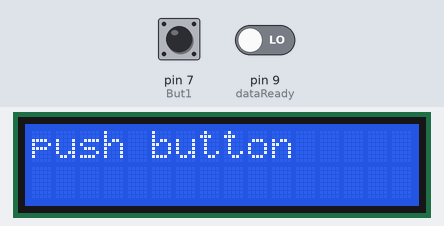
Bench run of a sketch on a simulated Arduino Uno, built with avr-gcc and run on an emulated ATmega328P. Shown: 16×2 character LCD. The inputs (shaded band) are chosen by the test bench; at power-on: pin 7 (But1) HIGH, pin 9 (dataReady) LOW.

Above: at 1.5 s.
1.6 s: pin 7 (But1) pulled LOW for 0.15 s
At 2.0 s:
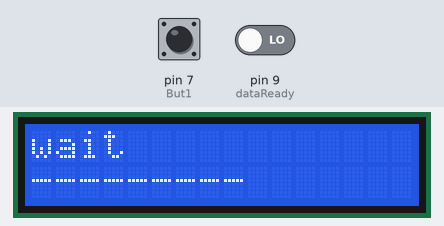
3.2 s: pin 9 (dataReady) driven HIGH
At 6.7 s:
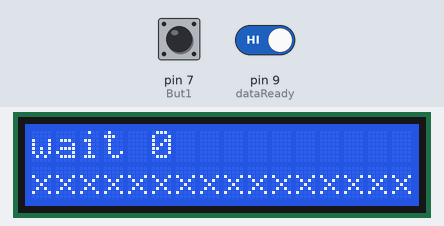
6.8 s: pin 9 (dataReady) driven HIGH
9.1 s: pin 7 (But1) pulled LOW for 3.2 s
At 9.7 s:
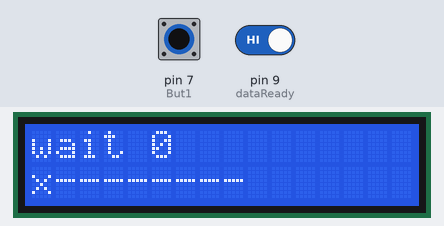
Timing chart, 0 to 12.1 s (numbered marks = the images above; inputs shaded):
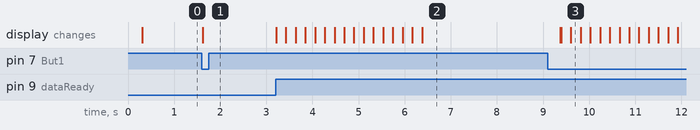

The sketch:

AD7714_for_arduino_UNO.ino
```cpp
/* Hardware Connections AD7714 <--> Arduino
PIN 1 -> SCLK : external clock SPI Arduino <-----> Arduino Digital 13
PIN 2 -> MCLK IN : 1 MHz by crystal (input)
PIN 3 -> MCLK OUT : 1 MHz (output)
PIN 4 -> POL = 0: first transition of the serial clock in a data transfer operation is from a low to a high
PIN 5 -> (SYNC) = 1 : synchronization of the digital filters and analog modulators
PIN 6 -> (RESET) : Reset (PIN 30) Arduino <-----> Arduino Digital 8
PIN 7/8/9/10 -> AIN1/AIN2/AIN3/AIN4 : Analog Input Channel
PIN 11 -> (STANDBY) = 1 : disable Standby
PIN 12 -> AVdd = 3.3 V
PIN 13 -> BUFFER = 0 : analog input is shorted out
PIN 14 -> REF IN(-) = AGND : negative input of the differential reference input
PIN 15 -> REF IN(+) = AVdd/2 : positive input of the differential reference input
PIN 16/17 -> AIN5/AIN6 : Analog Input Channel
PIN 18 -> AGND = GND
PIN 19 -> (CS) : chip select SPI (PIN 52) Arduino <-----> Arduino Digital 10
PIN 20 -> (DRDY) : logic input of the AD7714 <-----> Arduino Digital 9
PIN 21 -> DOUT : serial data output, MISO SPI Arduino <-----> Arduino Digital 12
PIN 22 -> DIN : serial data input, MOSI SPI Arduino <-----> Arduino Digital 11
PIN 23 -> DVdd = 3.3 V
PIN 24 -> DGND = GND
*/
/* Hardware Connections Arduino <--> AD7714,74HC14,ADM3202,1602 I2C
Arduino Digital 7 <-----> SW
Arduino Digital 8 <-----> AD7714 PIN 6 (RESET)
Arduino Digital 9 <-----> AD7714 PIN 20 (DRDY) : logic input of the AD7714
Arduino Digital 10 <-----> AD7714 PIN 19 (CS) : chip select SPI
Arduino Digital 11 <-----> AD7714 PIN 22 (DIN) : serial data input, MOSI SPI Arduino
Arduino Digital 12 <-----> AD7714 PIN 21 (DOUT) : serial data output, MISO SPI Arduino
Arduino Digital 13 <-----> AD7714 PIN 1 (SCLK) : external clock SPI Arduino
Arduino Digital SDA <-----> 1602 I2C PIN 3 (SDA)
Arduino Digital SCL <-----> 1602 I2C PIN 4 (SCL)
3.3V <-----> AD7714,74HC14,ADM3202
5V <-----> AD780, 1602 I2C
*/

// SPI library
#include <SPI.h>
#include <LiquidCrystal_I2C.h>
LiquidCrystal_I2C lcd(0x27,16,2); // set the LCD address to 0x27 for a 16 chars and 2 line display

// define channels AD7714
#define CH0 0x00 // Pseudo Differential AIN1 - AIN6
#define CH1 0x01 // Pseudo Differential AIN2 - AIN6
#define CH2 0x02 // Pseudo Differential AIN3 - AIN6
#define CH3 0x03 // Pseudo Differential AIN4 - AIN6
#define CH4 0x04 // Fully Differential AIN1 - AIN2
#define CH5 0x05 // Fully Differential AIN3 - AIN4
#define CH6 0x06 // Fully Differential AIN5 - AIN6
#define CH7 0x07 // Test Mode AIN6 - AIN6

// define Registers
#define CoRg 0 // Communication Register
#define MoRg 1 // Mode Register
#define FHRg 2 // Filter High Register
#define FLRg 3 // Filter Low Register
#define DtRg 5 // Data Register
#define ZCRg 6  // Zero-scale Calibration Register
#define FCRg 7  // Full-scale Calibration Register

// define Calibration
#define SlfCali 1 // Self calibration
#define ZeScCali 2 // Zero scale calibration
#define FlScCali 3 // Full scale calibration
#define SOCali 4 // System ofset calibration

// define Gain
#define Gain1 0 // Data Register
/* 0 -> x1
   1 -> x2
   2 -> x4
   3 -> x8
   4 -> x16
   5 -> x32
   6 -> x64
   7 -> x128
 */

#define CRr 0x08 //Controll Register read mode mask

//bipolar or unipolar  FHreg: B/U W/L BST ZERO    FS11 FS10 FS9 FS8
byte Bip=0x20;
byte Unip=0xa0;
byte ADpolar=0;

// constants and variables:
const int dataReady = 9; //pin number as DRDY
//const int DataRead = 7; //pin number as a hard switch for the data read
const int CS = 10;  //pin number as Chip select
const int RESET = 8;  //pin number Reset
const int But1 = 7;  //pin number for the button1

byte ain;  //input pin

bool bits24 = false; // is dataregister configured for 24bits?

byte FHhi;  // high bits of the filter High register

//12bit filter value
int filt=0;
byte filtFH=0;
byte filtFL=0;

// voltage value
float BaseV=0.0;
float RefV=0.0;  //Reference Voltage
unsigned long DatV=0;
float ResultV=0.0;

void setup() {
//program parameter
  ADpolar=Bip;  //bipolar mode(Bip) or unipolar mode(Unip)
  RefV=2.489;  //Reference Voltage 2.492
//  RefV=1.2;  //Reference Voltage
  bits24 = 1; //1(24bit) or 0(16bit) (AD rate)
  filt=1953;
//  filt=781;
//  filt=312;
  /* 19~4000 value of the filter (input to FS11~FS0 bit of the filter high/low registar)
  Filter First Notch =(Fclkin/128)/code   :Fclkin=1MHz
  filt(code)=1953 -> FFN=4Hz
  filt(code)=781 -> FFN=10Hz
  filt(code)=312 -> FFN=25Hz
  */
  ain = CH4;
/* CH0-CH7 as follows
 CH0 Pseudo Differential AIN1 - AIN6
 CH1 Pseudo Differential AIN2 - AIN6
 CH2 Pseudo Differential AIN3 - AIN6
 CH3 Pseudo Differential AIN4 - AIN6
 CH4 Fully Differential AIN1 - AIN2
 CH5 Fully Differential AIN3 - AIN4
 CH6 Fully Differential AIN5 - AIN6
 CH7 Test Mode AIN6 - AIN6
*/
  if(bits24){
    BaseV=RefV*1000000/16777215; // to makes the calculation simple
    FHhi=ADpolar|0x40;
  } else {
    BaseV=RefV*1000000/65535; // to makes the calculation simple
    FHhi=ADpolar;
  }

  // -------- LCD initialization
  lcd.init(); // initialize the lcd
  lcd.init();
  lcd.backlight();
  lcd.begin(16, 2);
  lcd.clear();
  lcd.setCursor(0, 1);

  // -------- SPI initialization
  pinMode(CS, OUTPUT);  // Set the SS pin as an output
  digitalWrite(CS, HIGH);  // Set the SS pin HIGH
  SPI.begin();  // Begin SPI hardware
  SPI.setBitOrder(MSBFIRST);
  SPI.setClockDivider(210);  // Slow down SPI clock
  SPI.setDataMode(SPI_MODE3);

  // initalize the  data ready and chip select pins:
  pinMode(dataReady, INPUT);
//  pinMode(DataRead, INPUT_PULLUP);
  pinMode(RESET, OUTPUT);
  pinMode(But1, INPUT_PULLUP);

  // calculate the filter value
  for(byte i=0;i<4;i++){
    if((filt>>(11-i)&1)==1){
      filtFH=filtFH|(B00000001<<(3-i));
    }
  }
  for(byte i=0;i<8;i++){
    if((filt>>(7-i)&1)==1){
      filtFL=filtFL|(B00000001<<(7-i));
    }
  }
                            ResetRoutine();
                            InitRoutine();
  lcd.setCursor(0,0);
  lcd.print("push button");
}

void ResetRoutine(){
  digitalWrite(RESET, LOW);
  delay(100);
  digitalWrite(RESET, HIGH);
  digitalWrite(CS, LOW);
}

void InitRoutine(){
  writeByteRegister(FHRg, FHhi|filtFH);  //set the filterHigh registar
  writeByteRegister(FLRg, filtFL);  //set the filterLow registar

  writeByteRegister(MoRg, (SlfCali<<5)|(Gain1<<2));  //Self Calibration
  while(digitalRead(dataReady)); //
}

byte writeByteRegister( byte reg, byte value){ // only valid for 8 bit registers 0:Communication reg, 1:Mode reg, 2:Filter high, 3:Filter low, 4:Test reg
  byte result = 0;
  if (reg<5) { // byte registers
    byte cmd = 0; // a place to build the correct comm reg value.
    cmd = (reg<< 4); // set the correct RS2..RS0 bits of COMM register. Shift 4-7bit to 0-3bit.
    if(reg==0) { // update global ain Value
      ain = value &7;  //mask for the channel select(CH0-CH8..refer to top of this code)
    }
    cmd = cmd | ain; // keep the analog mux what it was previously configured as.
    byte stat = SPI.transfer(cmd); // actually send the cmd and read the current status
    if(reg!=0){ // actually send the value to reg
      byte unk = SPI.transfer(value);
//      if(reg==2) bits24=(value &0x40)==0x40; // if configured for 24bit data register
    }
    result = stat; // return value received, drdy is bit 7.
  }
  return result;
}

unsigned long readbigRegister( byte reg){ // only valid for 16,24 bit registers 5..7
  unsigned long result = 0;
  if ((reg>4)&&(reg<8)) { // big registers
    byte cmd = 0; // The place to build the correct comm reg value.
    cmd = (reg<< 4); // set the correct RS2..RS0 bits of COMM register
    cmd = cmd | ain; // keep the analog mux what it was previously configured as.
    cmd = cmd | 0x08; // read mode
    byte stat = SPI.transfer(cmd); // actually send the cmd and read the current status
    while(!digitalRead(dataReady));
    byte b = SPI.transfer(0); // send out placeholder get back byte
    result = b;
    b = SPI.transfer(0); // send out placeholder get back bigger byte
    result = (result << 8)+b; // build up 16 bit value from bytes
    if(bits24||(reg>5)){ //do a 24bit transfer
      b = SPI.transfer(0); // send out placeholder get back bigger byte
      result = (result << 8)+ b; // build up 24 bit value from bytes.
    }
  }
  return result;
}

float Avarage(){
  byte GetCount=0;
  byte CollectNo=10;  //change the sample number
  byte TryNo=CollectNo*3;
  unsigned long PrimNo[TryNo+1];
  PrimNo[0]=0;
  unsigned long tempPN; //temporary place to sort
  unsigned long GetResult=0;
  float result=0.0;
  unsigned long CompL=0;
  unsigned long CompH=0;
  if(bits24){
//    CompL=4300;
//    CompH=5500;
//    CompL=43000;
//    CompH=55000;
//    CompL=30;
    CompL=8300000;
//    CompH=16777300;
    CompH=8500000;
 } else {
    CompL=17;
    CompH=22;
  }
  GetCount=0;
  lcd.setCursor(0,1);
  lcd.print("---------");
//  for(byte i=0;i<10;i++){
// get AD results for TryNo
  for(byte i=0;i<TryNo;i++){
    delay(200);
    GetResult=readbigRegister(DtRg);
    //sort
    PrimNo[i]=GetResult;
    for(byte j=0;j<i;j++){
      if(PrimNo[i-j]>PrimNo[i-j-1]){
        tempPN=PrimNo[i-j-1];
        PrimNo[i-j-1]=PrimNo[i-j];
        PrimNo[i-j]=tempPN;
      }
    }
    lcd.setCursor(5,0);
    lcd.print("       ");
    lcd.setCursor(5,0);
    lcd.print(GetResult);
//      if((GetResult<4300)|(5500<GetResult)){  //around 35degrees Celsius, 24bit, Unipolar
    if((GetResult<CompL)|(CompH<GetResult)){  //around 35degrees Celsius, 16bit, Unipolar
      lcd.setCursor(i,1);
      lcd.print("x");
      GetResult=0;
    } else {
//      result=result+GetResult;
      GetCount++;
//      lcd.setCursor(i,1);
      lcd.setCursor(0,1);
      lcd.print("o");
    }
  }
  for(byte k=CollectNo;k<(TryNo-CollectNo);k++){
    result=result+PrimNo[k+1];
  }
  result=result/(TryNo-CollectNo*2);

  if(ADpolar==Bip){
    result=BaseV*2*result;
    result=result-RefV*1000000;
  } else {
    result=BaseV*result;
  }
  lcd.clear();
  lcd.setCursor(0,1);
  if(GetCount<5){
    lcd.setCursor(0,0);
    lcd.print("wait ");
    lcd.print("error!");
    lcd.setCursor(0,1);
  }
  return result;
}

void loop() {
  if(!digitalRead(But1)){
    lcd.clear();
    lcd.setCursor(0,0);
    lcd.print("wait");
    lcd.setCursor(0,1);
    lcd.print(Avarage());
    lcd.print("uV");
    lcd.setCursor(0,0);
    lcd.print("push button");
  }
}
//commit test 2
```

Measured:
- after the input at 1.6 s, the display: changes at once (image 1)
- after the input at 3.2 s, the display: first changes at once (image 2 shows a later state)
- after the input at 6.8 s, every drawn part: stays the same
- after the input at 9.1 s, the display: first differs from a run without the input after 0.29 s (image 3 shows a later state)
